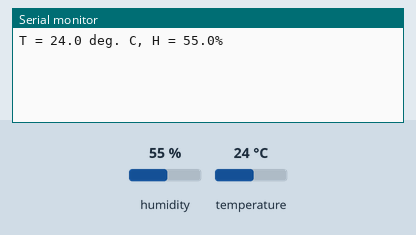
Simulated run of this sketch. Board: Arduino Uno, built with avr-gcc and run on an emulated ATmega328P. Parts: the last lines printed to the serial monitor. Inputs (shaded band) come from the test bench; at power-on: humidity 55 %, temperature 24 °C.

Above: at 3.0 s.
3.1 s: humidity set to 22 %
4.6 s: temperature set to 12 °C
At 5.8 s:
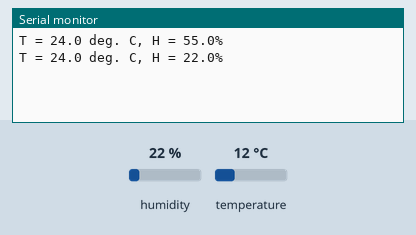
6.1 s: humidity set to 40 %
At 7.8 s:
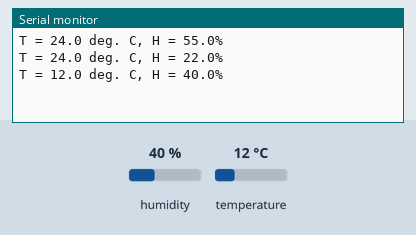
Timing chart, 0 to 9.3 s (numbered marks = the images above; inputs shaded):
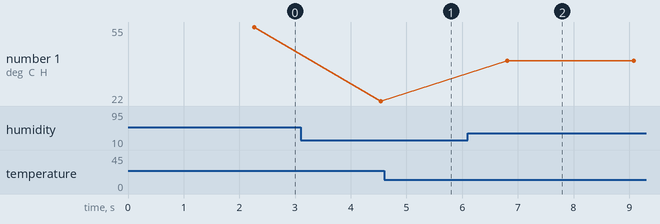

The sketch:

sensor-device.ino
```cpp
#include <DHT_Async.h> // https://docs.arduino.cc/libraries/dht-sensors-non-blocking/
#include <Wire.h>

#define DHT_SENSOR_TYPE DHT_TYPE_11 // Tipo do sensor
static const int DHT_SENSOR_PIN = 8; // Pino do sensor

DHT_Async dhtSensor(DHT_SENSOR_PIN, DHT_SENSOR_TYPE); // Inicializa o sensor

void setup( )
{
  Serial.begin(9600);
}

void loop( )
{
  float temperature;
  float humidity;

  if(dhtSensor.measure(&temperature, &humidity)) // Realiza as medições
  {
    Serial.print( "T = " );
    Serial.print( temperature, 1 );
    Serial.print( " deg. C, H = " );
    Serial.print( humidity, 1 );
    Serial.println( "%" );
  }
}
```

Measured:
- after the input at 6.1 s, the serial monitor: prints a new line after 0.71 s (image 2)
- plotted number 1: 55 → 22 after the input at 3.1 s, 22 → 40 after the input at 6.1 s
